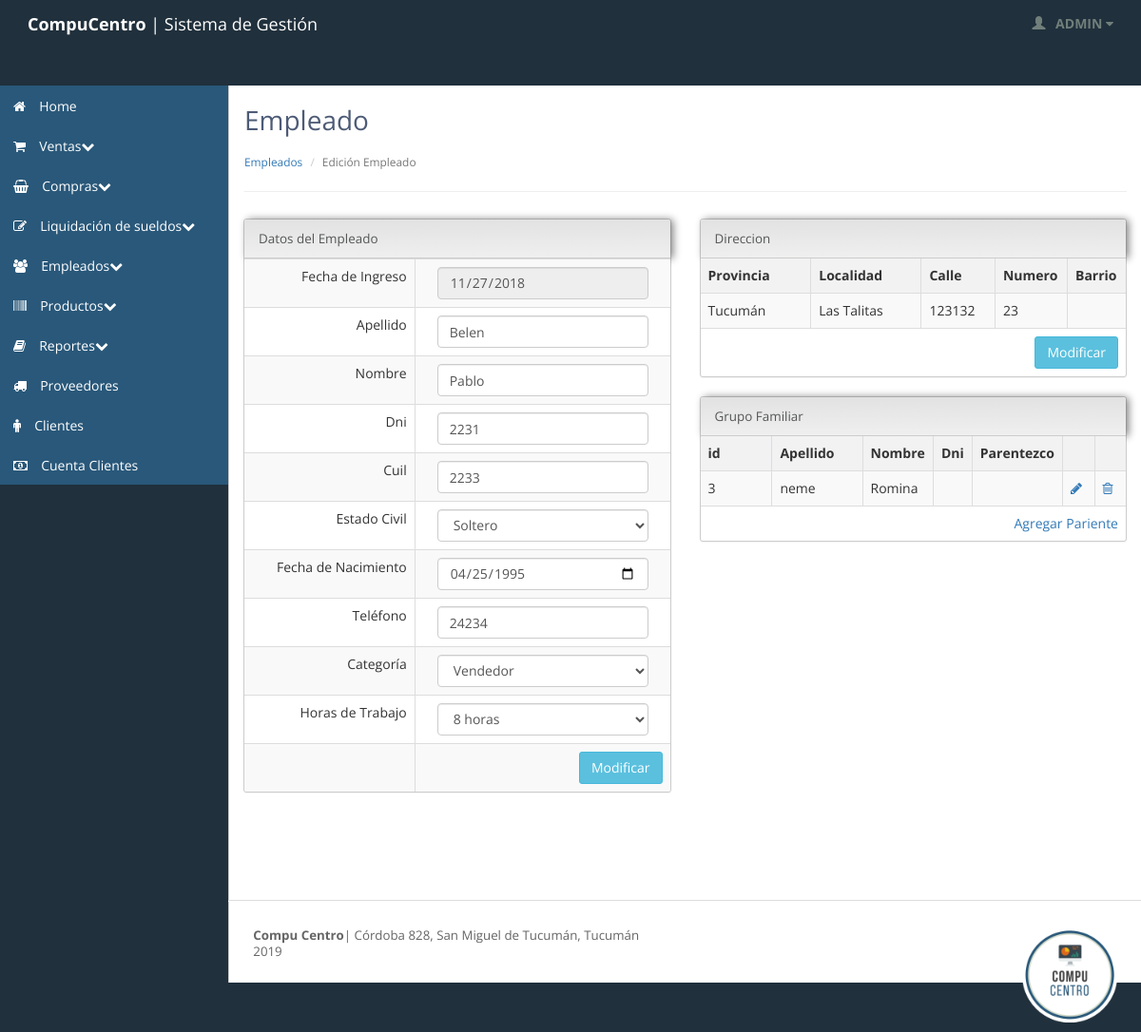
/empleado_edicion.php?idempleado=6&iddireccion=30 (signed in), run on the app's committed database.
### tables this page shows
CREATE TABLE `empleado` (
  `idempleado` int(11) NOT NULL,
  `categoriaempleado_idcategoriaempleado` int(11) NOT NULL,
  `nombreempleado` varchar(45) NOT NULL,
  `apellidoempleado` varchar(45) NOT NULL,
  `dniempleado` int(11) NOT NULL,
  `cuilempleado` varchar(45) NOT NULL,
  `estadocivilempleado` varchar(45) DEFAULT NULL,
  `fechanacimientoempleado` date NOT NULL,
  `fechaingresoempleado` date NOT NULL,
  `telefonoempleado` int(11) DEFAULT NULL,
  `horastrabajadas_idhorastrabajadas` int(11) NOT NULL,
  `estado` int(11) NOT NULL,
  `direccion_iddireccion` int(11) NOT NULL
);

CREATE TABLE `direccion` (
  `iddireccion` int(11) NOT NULL,
  `calle` varchar(45) NOT NULL,
  `numero` int(11) NOT NULL,
  `manzana` varchar(45) DEFAULT NULL,
  `barrio` varchar(45) DEFAULT NULL,
  `localidad_idlocalidad` int(11) NOT NULL,
  `proveedor_idproveedor` int(11) DEFAULT NULL
);

CREATE TABLE `provincia` (
  `idprovincia` int(11) NOT NULL,
  `nombreprovincia` varchar(45) NOT NULL
);

CREATE TABLE `localidad` (
  `idlocalidad` int(11) NOT NULL,
  `nombrelocalidad` varchar(45) NOT NULL,
  `provincia_idprovincia` int(11) NOT NULL
);

CREATE TABLE `grupofamiliar` (
  `idgrupofamiliar` int(11) NOT NULL,
  `empleado_idempleado` int(11) NOT NULL,
  `nombre_pariente` varchar(45) DEFAULT NULL,
  `apellido_pariente` varchar(45) DEFAULT NULL,
  `dni_pariente` int(11) DEFAULT NULL,
  `fechanacimiento_pariente` date DEFAULT NULL,
  `parentesco_idparentesco` int(11) NOT NULL
);

### inc_empleados/inc_empleado_edicion.php (the view, shortened to what this page needs)
<?php
$idempleado=$_GET['idempleado'];
$empleado="SELECT * FROM empleado
INNER JOIN categoriaempleado ON categoriaempleado_idcategoriaempleado=idcategoriaempleado
INNER JOIN horastrabajadas ON idhotastrabajadas=horastrabajadas_idhorastrabajadas
WHERE idempleado=$idempleado";
$q_empleado=mysql_query($empleado);
$row_empleado= mysql_fetch_array($q_empleado);
?>
<table class='table table-bordered table-striped'>
<form action="empleado_editar_ok.php" method="POST">
<tr>
	<td><div align='right'>Fecha de Ingreso</td>
	<td>
		<div class="col-xs-12 col-sm-12 col-md-12 col-lg-12">
			<input type="date" name="fechaingresoempleado" id="inputFecha" class="form-control" value="<?php echo $row_empleado['fechaingresoempleado'] ?>" required="required" readonly>
		</div>
	</td>
</tr>
<tr>
	<td><div align='right'>Apellido</td>
	<td>
		<div class="col-xs-12 col-sm-12 col-md-12 col-lg-12">
			<input class="form-control" type="text" value="<?php echo $row_empleado['apellidoempleado'] ?>" name="apellidoempleado" required>
		</div>
	</td>
</tr>
<tr>
	<td><div align='right'>Nombre</td>
	<td>
		<div class="col-xs-12 col-sm-12 col-md-12 col-lg-12">
			<input class="form-control" type="text" value="<?php echo $row_empleado['nombreempleado'] ?>" name="nombreempleado" required>
		</div>
	</td>
</tr>
<tr>
	<td><div align='right'>Dni</td>
	<td>
		<div class="col-xs-12 col-sm-12 col-md-12 col-lg-12">
			<input class="form-control" type="text" value="<?php echo $row_empleado['dniempleado'] ?>" name="dniempleado" required>
		</div>
	</td>
</tr>
<tr>
	<td><div align='right'>Cuil</td>
	<td>
		<div class="col-xs-12 col-sm-12 col-md-12 col-lg-12">
			<input class="form-control" type="text" value="<?php echo $row_empleado['cuilempleado'] ?>" name="cuilempleado" required>
		</div>
	</td>
</tr>
<tr>
	<td><div align='right'>Estado Civil</td>
	<td>
		<div class="col-xs-12 col-sm-12 col-md-12 col-lg-12">
			<select name="estadocivilempleado" id="" class="form-control">
				<?php
					if (strcmp ($row_empleado['estadocivilempleado'], "Soltero" ) == 0) { ?>
						<option value="Soltero" selected>Soltero</option>
				<?php	}
				 ?>
        	</select>
		</div>
	</td>
</tr>
<tr>
	<td><div align='right'>Fecha de Nacimiento</td>
	<td>
		<div class="col-xs-12 col-sm-12 col-md-12 col-lg-12">
			<input type="date" name="fechanacimientoempleado" id="inputFecha" class="form-control" value="<?php echo $row_empleado['fechanacimientoempleado'] ?>" required="required" title="">
		</div>
	</td>
</tr>
<tr>
	<td><div align='right'>Tel&eacute;fono</td>
	<td>
		<div class="col-xs-12 col-sm-12 col-md-12 col-lg-12">
			<input class="form-control" type="text" value="<?php echo $row_empleado['telefonoempleado'] ?>" name="telefonoempleado">
		</div>
	</td>
</tr>
<tr>
	<td><div align='right'>Categor&iacute;a</td>
	<td>
		<div class="col-xs-12 col-sm-12 col-md-12 col-lg-12">
			<?php include "includes/select_simple/inc_select_categoriaempleado_edicion.php" ?>
		</div>
	</td>
</tr>
<tr>
	<td><div align='right'>Horas de Trabajo </td>
	<td>
		<div class="col-xs-12 col-sm-12 col-md-12 col-lg-12">
			<?php include "includes/select_simple/inc_select_jornal_edicion.php" ?>
		</div>
	</td>
</tr>
<tr>
	<td></td>
	<td><input type="submit" class="btn btn-info pull-right" name="button" id="button" value="Modificar"></td>
</tr>
</form>
</table>

### inc_empleados/inc_empleado_editar_direccion.php (shortened to what this page needs)
<?php
$iddireccion=$_GET['iddireccion'];
$idempleado=$_GET['idempleado'];
$direccion="SELECT * FROM direccion
INNER JOIN localidad ON localidad_idlocalidad=idlocalidad
INNER JOIN provincia ON provincia_idprovincia=idprovincia
WHERE iddireccion=$iddireccion";
$q_direccion=mysql_query($direccion);
?>
<table class='table table-bordered table-striped'>
	<thead>
		<th>Provincia</th>
		<th>Localidad</th>
		<th>Calle</th>
		<th>Numero</th>
		<th>Barrio</th>
	</thead>
	<tbody>
	<?php while ($row_direccion= mysql_fetch_array($q_direccion)) { ?>
		<tr>
			<td class="col-xs-3 col-sm-3 col-md-3 col-lg-3"><?php echo $row_direccion['nombreprovincia']; ?></td>
			<td class="col-xs-3 col-sm-3 col-md-3 col-lg-3"><?php echo $row_direccion['nombrelocalidad']; ?></td>
			<td class="col-xs-2 col-sm-2 col-md-2 col-lg-2"><?php echo $row_direccion['calle']; ?></td>
			<td class="col-xs-1 col-sm-1 col-md-1 col-lg-1"><?php echo $row_direccion['numero']; ?></td>
			<td class="col-xs-1 col-sm-1 col-md-1 col-lg-1"><?php echo $row_direccion['barrio']; ?></td>
			</tr>
			<tr>
			<td colspan="8"><a><a href="empleado_modificar_direccion.php?idempleado=<?php echo $idempleado ; ?>&iddireccion=<?php echo $iddireccion ; ?>"><input type="submit" class="btn btn-info pull-right" name="button" id="button" value="Modificar"></a></td>
		</tr>
		<?php } ?>
	</tbody>
</table>

### inc_empleados/inc_empleado_editar_grupofamiliar.php (shortened to what this page needs)
<?php
$idempleado=$_GET['idempleado'];
$iddireccion=$_GET['iddireccion'];
$grupofamiliar="SELECT * FROM grupofamiliar
WHERE empleado_idempleado=$idempleado";
$q_grupofamiliar=mysql_query($grupofamiliar);
?>
<table class='table table-bordered table-striped'>
	<thead>
		<th>id</th>
		<th>Apellido</th>
		<th>Nombre</th>
		<th>Dni</th>
		<th>Parentezco</th>
		<th></th>
		<th></th>
	</thead>
	<tbody>
	<?php while ($row_grupo= mysql_fetch_array($q_grupofamiliar)) { ?>
		<tr>
			<td class="col-xs-3 col-sm-3 col-md-3 col-lg-3"><?php echo $row_grupo['idgrupofamiliar']; ?></td>
			<td class="col-xs-3 col-sm-3 col-md-3 col-lg-3"><?php echo $row_grupo['apellido_pariente']; ?></td>
			<td class="col-xs-2 col-sm-2 col-md-2 col-lg-2"><?php echo $row_grupo['nombre_pariente']; ?></td>
			<td class="col-xs-1 col-sm-1 col-md-1 col-lg-1"><?php echo $row_grupo['dni_pariente']; ?></td>
			<td class="col-xs-1 col-sm-1 col-md-1 col-lg-1"><?php echo $row_grupo['parentesco']; ?></td>
			<td class="col-xs-1 col-sm-1 col-md-1 col-lg-1"><a><a href="empleado_modificar_grupo.php?idempleado=<?php echo $idempleado ; ?>&iddireccion=<?php echo $iddireccion ; ?>&idgrupo=<?php echo $row_grupo['idgrupofamiliar'] ; ?>"><i class="fa fa-pencil" aria-hidden="true"></i></a></td>
			<td class="col-xs-1 col-sm-1 col-md-1 col-lg-1"><a><a href="empleado_eliminar_grupo.php?idempleado=<?php echo $idempleado ; ?>&iddireccion=<?php echo $iddireccion ; ?>&idgrupo=<?php echo $row_grupo['idgrupofamiliar'] ; ?>"><i class="fa fa-trash-o" aria-hidden="true"></i></a></td>
		</tr>
		<?php } ?>
		<tr>
			<td colspan="8"><div class="pull-right"><a><a href="empleado_add_grupo.php?idempleado=<?php echo $idempleado ; ?>&iddireccion=<?php echo $iddireccion ; ?>&idgrupo=<?php echo $row_grupo['idgrupofamiliar'] ; ?>">Agregar Pariente</a></div></td>
		</tr>
	</tbody>
</table>

### stylesheets/theme.css (style rules this page uses)
body { background: #20303c; background-position: initial initial; background-repeat: initial initial; margin: 0px; padding: 0px; }
body, h1, h2, h3, h4, h5, h6, p, a, .h1, .h2, .h3, .h4, .h5, .h6 { font-family: 'Open Sans', helvetica, arial, sans-serif; }
tr:nth-child(2n+1) { background-color: #F2F2F3; }
.btn { -webkit-border-radius: 3px; -moz-border-radius: 3px; border-radius: 3px; }

### data on the page
empleado: fechaingresoempleado "11/27/2018", apellidoempleado "Belen", nombreempleado "Pablo", dniempleado "2231", cuilempleado "2233", estadocivilempleado "Soltero", fechanacimientoempleado "04/25/1995", telefonoempleado "24234"
direccion: provincia.nombreprovincia "Tucumán", localidad.nombrelocalidad "Las Talitas", calle "123132", numero "23"
grupofamiliar: idgrupofamiliar "3", apellido_pariente "neme", nombre_pariente "Romina"

### other printed values
$_SESSION["usuarioactual"] "ADMIN"
form field categoriaempleado "Vendedor"
form field horastrabajadas "8 horas"
